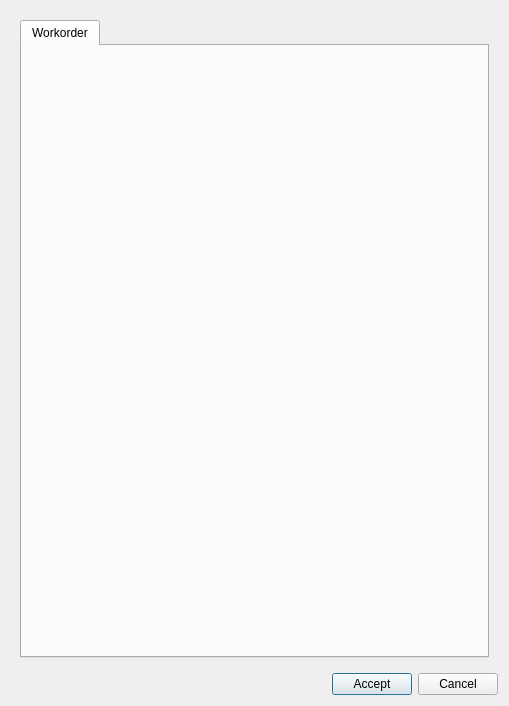
<?xml version="1.0" encoding="UTF-8"?>
<ui version="4.0">
 <class>add_workorder</class>
 <widget class="QDialog" name="add_workorder">
  <property name="geometry">
   <rect>
    <x>0</x>
    <y>0</y>
    <width>509</width>
    <height>706</height>
   </rect>
  </property>
  <property name="windowTitle">
   <string>Workorder</string>
  </property>
  <layout class="QVBoxLayout" name="verticalLayout_3">
   <item>
    <widget class="QWidget" name="centralwidget" native="true">
     <layout class="QVBoxLayout" name="verticalLayout_2">
      <item>
       <widget class="QTabWidget" name="tab_widget">
        <property name="currentIndex">
         <number>0</number>
        </property>
        <widget class="QWidget" name="tab_data">
         <attribute name="title">
          <string>Workorder</string>
         </attribute>
         <layout class="QVBoxLayout" name="verticalLayout" stretch="0">
          <item>
           <layout class="QGridLayout" name="lyt_data_1"/>
          </item>
         </layout>
        </widget>
       </widget>
      </item>
     </layout>
    </widget>
   </item>
   <item>
    <layout class="QGridLayout" name="lyt_buttons">
     <item row="0" column="1">
      <widget class="QPushButton" name="btn_accept">
       <property name="text">
        <string>Accept</string>
       </property>
      </widget>
     </item>
     <item row="0" column="2">
      <widget class="QPushButton" name="btn_cancel">
       <property name="text">
        <string>Cancel</string>
       </property>
      </widget>
     </item>
     <item row="0" column="0">
      <spacer name="horizontalSpacer">
       <property name="orientation">
        <enum>Qt::Horizontal</enum>
       </property>
       <property name="sizeHint" stdset="0">
        <size>
         <width>40</width>
         <height>20</height>
        </size>
       </property>
      </spacer>
     </item>
    </layout>
   </item>
  </layout>
  <action name="actionT">
   <property name="text">
    <string>t</string>
   </property>
  </action>
 </widget>
 <tabstops>
  <tabstop>tab_widget</tabstop>
 </tabstops>
 <resources/>
 <connections/>
</ui>
